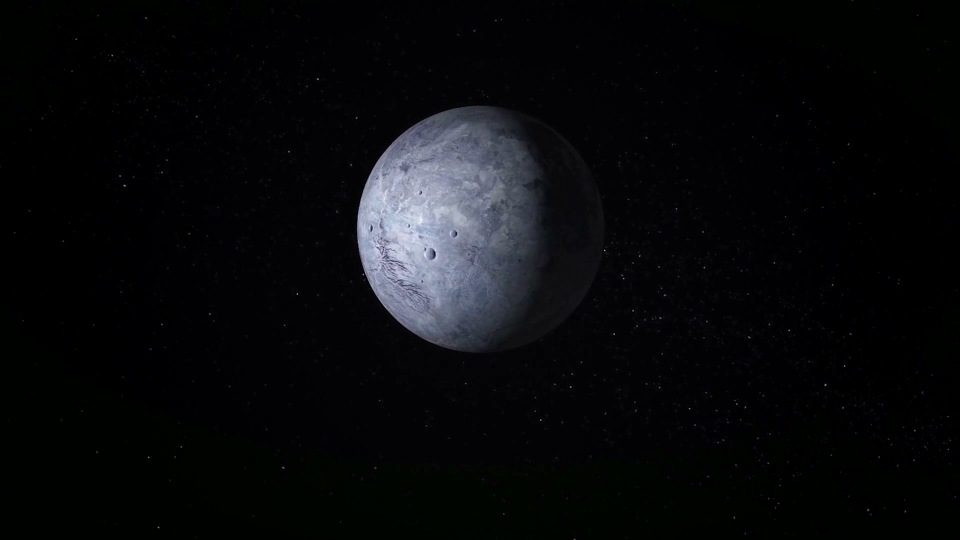
#> input picture build2/smoke-test/hero.jpg, 1920 x 1080 px (shown at 1/2 size)
$ python -i thumbnail.py   (imports and definitions only)
#> lines starting #> are read from the running program, lines starting #| are printed output that depends on the picture
"""Miniatura con la plantilla de Éter.

Medido sobre las cuatro miniaturas publicadas (PROHIBIDO, DIFÍCIL, IMPOSIBLE,
INEXPLICABLE), la plantilla es:

  Imagen a sangre        Ocupa el fotograma entero. NO hay banda negra a la
                         izquierda: el texto se superpone al motivo. La imagen
                         ya es oscura y cae a negro por los bordes, y ese
                         viñeteado es lo que deja respirar a la tipografía.

  Una sola palabra       Mayúsculas, condensada muy pesada, blanco puro con un
                         halo suave. Ocupa entre el 64 % y el 74 % del ancho y
                         entre el 23 % y el 41 % del alto.

  Colocación             Centro vertical en torno al 47 %. En horizontal, el
                         texto va DONDE NO ESTÁ EL MOTIVO: en PROHIBIDO y
                         DIFÍCIL el objeto está a la derecha y la palabra a la
                         izquierda; en INEXPLICABLE la antena está abajo a la
                         derecha. La excepción es cuando el motivo llena el
                         cuadro, como la galaxia de IMPOSIBLE: ahí se centra
                         encima. Eso lo decide `_subject_side` midiendo el
                         centro de masa del brillo.

Ese es el motivo de que aquí no se recorte ni se funda la imagen: la versión
anterior dejaba un tercio izquierdo en negro plano y se veía a la legua que no
era la misma plantilla.
"""

from __future__ import annotations

from pathlib import Path

from PIL import Image, ImageDraw, ImageEnhance, ImageFilter, ImageFont

from . import config
from .util import download, log

W, H = 1280, 720

# Proporciones medidas sobre las miniaturas reales del canal.
TEXT_MAX_WIDTH = 0.86      # tope de ancho antes de reducir el cuerpo
TEXT_HEIGHT = 0.30         # altura objetivo de la caja de texto
TEXT_CENTER_Y = 0.47       # centro vertical
TEXT_MARGIN = 0.042        # margen izquierdo de las palabras cortas
CENTER_ABOVE = 0.62        # por encima de este ancho, se centra

FONT_DIR = config.BRAND_DIR / "fonts"
FONT_FILE = FONT_DIR / "Anton-Regular.ttf"
FONT_URL = "https://github.com/google/fonts/raw/main/ofl/anton/Anton-Regular.ttf"


# [19 lines left out: functions _font, build, not called in this run]


def _background(hero: Path | None) -> Image.Image:
    """La imagen a sangre, oscurecida y viñeteada para que el texto lea."""
#> called with hero = '../build2/smoke-test/hero.jpg'
    if not hero or not Path(hero).exists():
        return Image.new("RGB", (W, H), (4, 6, 12))

    img = Image.open(hero).convert("RGB")
#> img is the input picture: PIL image 1920x1080 RGB; mean R, G, B 9, 10, 11.8

    # Encuadre de cobertura: llenar 16:9 recortando el sobrante.
    ratio = max(W / img.width, H / img.height)
    img = img.resize((max(int(img.width * ratio), W), max(int(img.height * ratio), H)),
                     Image.LANCZOS)
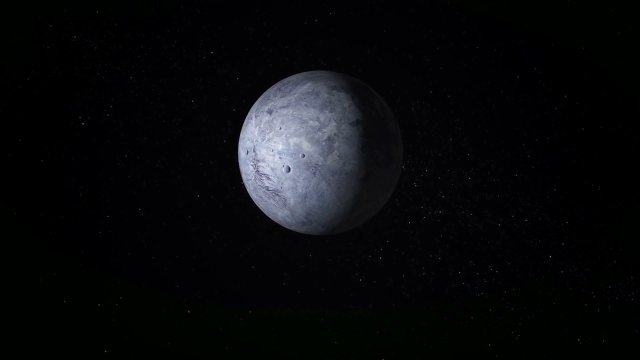
#> img: PIL image 1280x720 RGB (shown at 1/2 size); mean R, G, B 9, 10, 11.8
    left = max((img.width - W) // 2, 0)
    top = max((img.height - H) // 2, 0)
    img = img.crop((left, top, left + W, top + H))

    # El material de archivo suele venir más claro y más plano que los renders
    # del canal. Un punto de contraste y algo menos de luz lo acercan.
    img = ImageEnhance.Contrast(img).enhance(1.18)
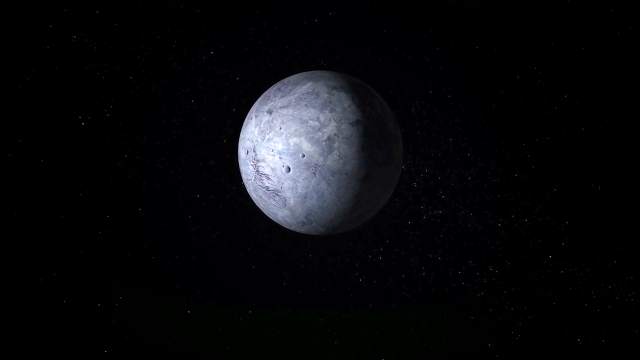
#> img: PIL image 1280x720 RGB (shown at 1/2 size); mean R, G, B 9.5, 10.1, 12.4
    img = ImageEnhance.Brightness(img).enhance(0.82)
    img = ImageEnhance.Color(img).enhance(1.10)

    return Image.composite(img, Image.new("RGB", (W, H), (0, 0, 0)), _vignette())


def _vignette() -> Image.Image:
    """Máscara radial: opaca en el centro, negra en los bordes."""
    mask = Image.new("L", (W, H), 0)
#> mask: PIL image 1280x720 L; every value is 0
    draw = ImageDraw.Draw(mask)
    # Una elipse generosa desenfocada da una caída suave y sin bandas.
    draw.ellipse(
        (-int(W * 0.16), -int(H * 0.24), int(W * 1.16), int(H * 1.24)),
        fill=255,
    )
    return mask.filter(ImageFilter.GaussianBlur(int(W * 0.10)))
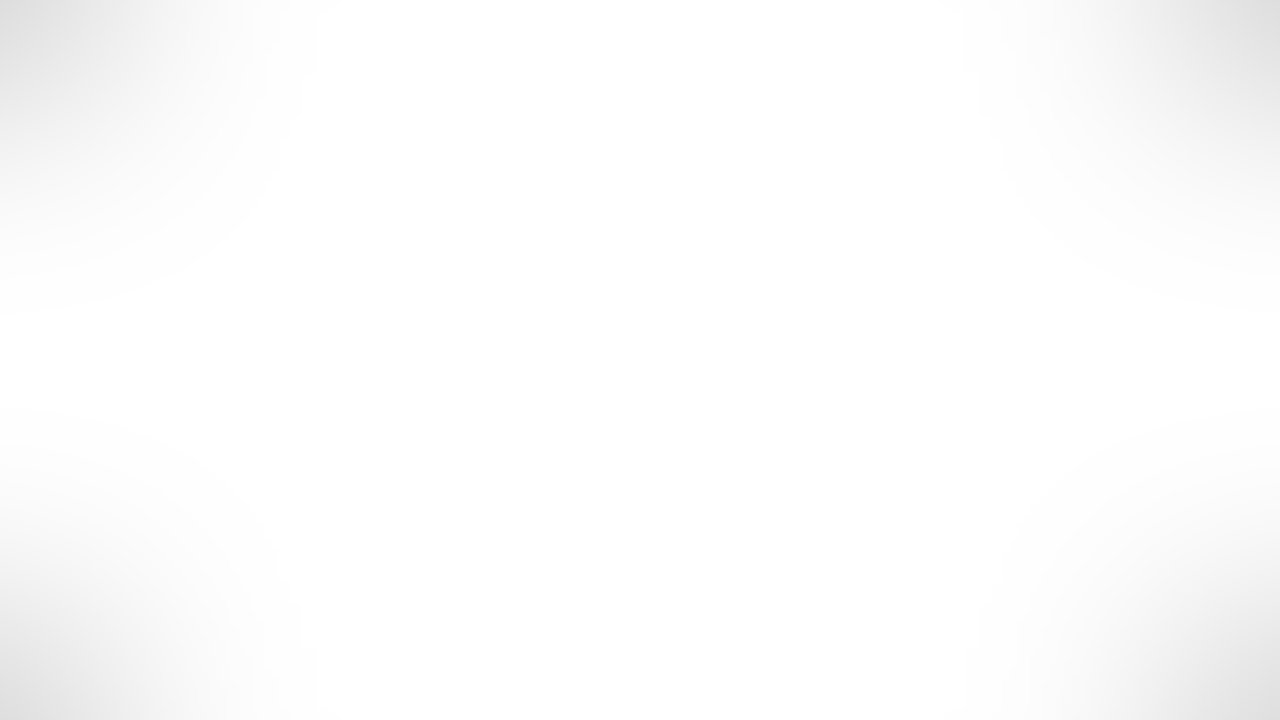
#> returned value: PIL image 1280x720 L; min 221, max 255, mean 252.5


# [15 lines left out: function _fit, not called in this run]


# Umbrales del centro de masa del brillo, calibrados sobre las cuatro
# miniaturas publicadas: PROHIBIDO 0,576, DIFÍCIL 0,666 e INEXPLICABLE 0,568
# llevan el texto a la izquierda; IMPOSIBLE, con 0,509, va centrado.
SIDE_THRESHOLD = 0.54


# [77 lines left out: functions _subject_side, _draw_word, hero_frame, not called in this run]

>>> result = _background('../build2/smoke-test/hero.jpg')

$ run again, on build2/smoke-test/miniatura.jpg
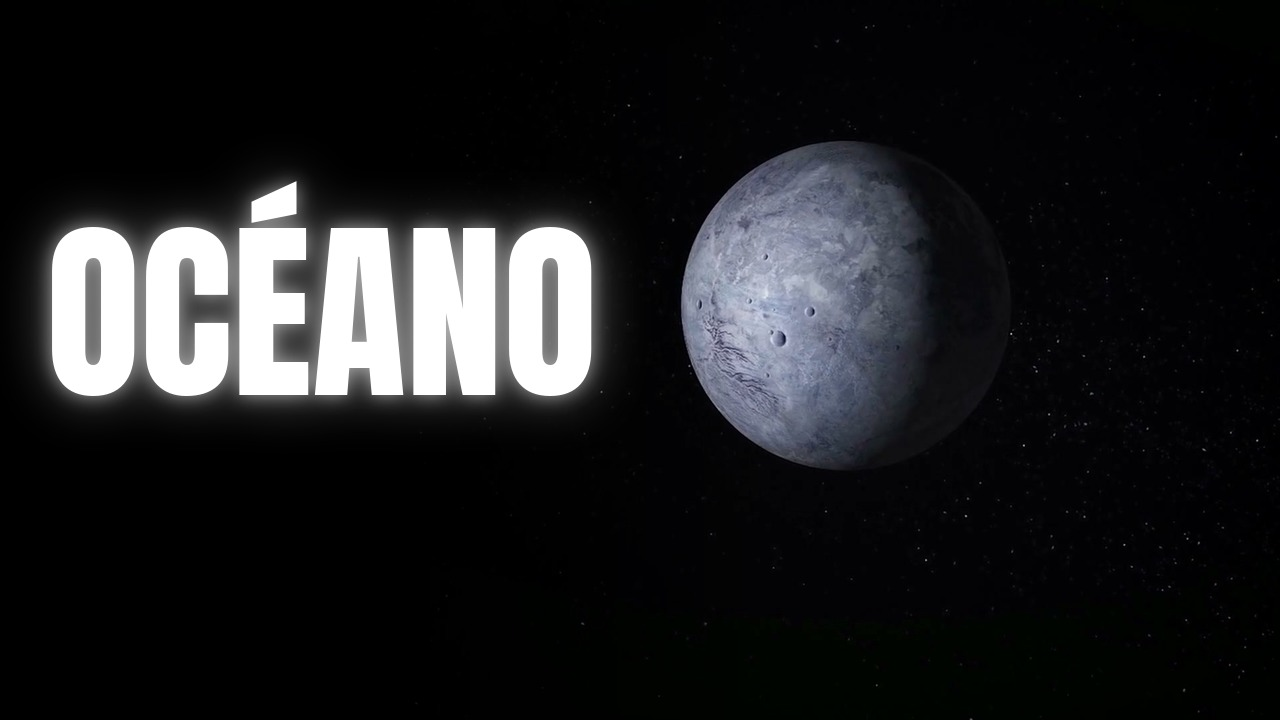
#> input picture build2/smoke-test/miniatura.jpg, 1280 x 720 px
#> in _background, img is the input picture: PIL image 1280x720 RGB; mean R, G, B 31, 31.6, 33.2
#> in _background, `img = ImageEnhance.Contrast(img).enhance(1.18)`:
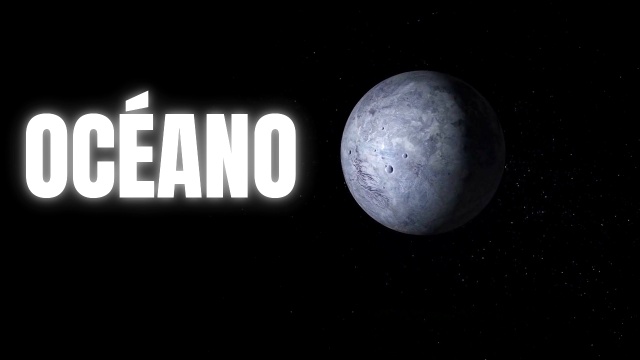
#> img: PIL image 1280x720 RGB (shown at 1/2 size); mean R, G, B 31.1, 31.5, 33.1
#> in _background, `img = ImageEnhance.Brightness(img).enhance(0.82)`:
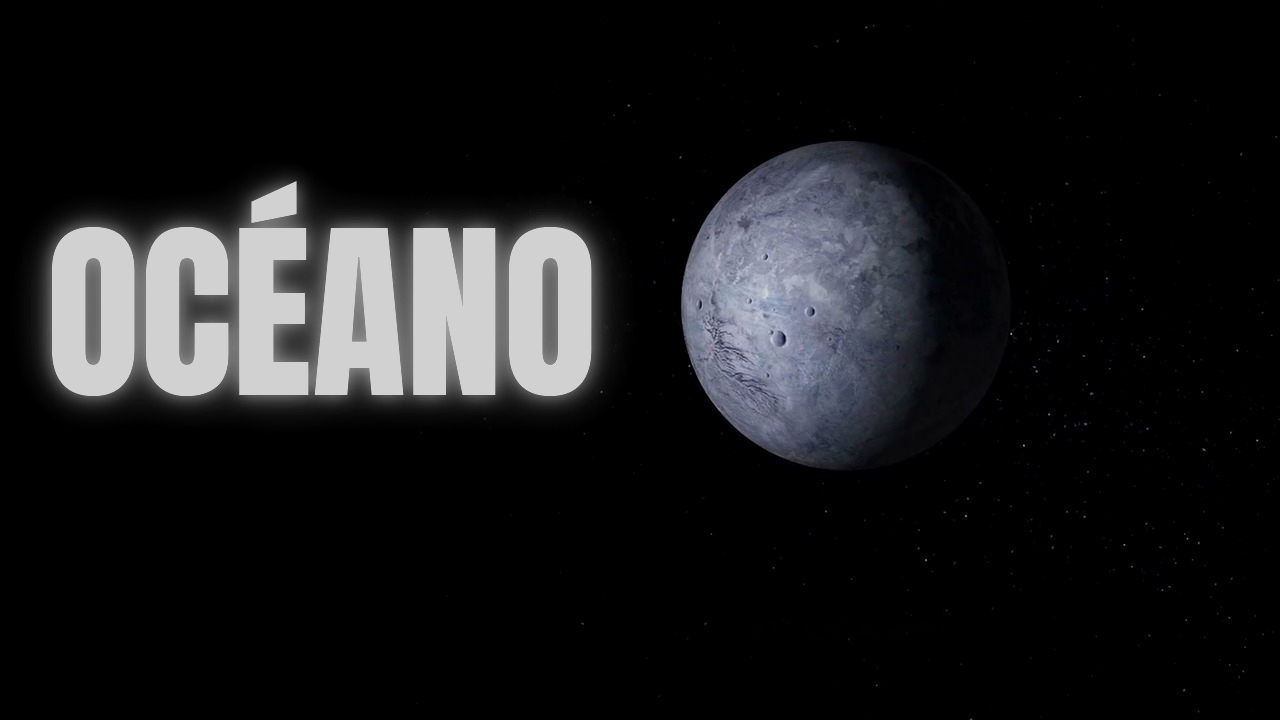
#> img: PIL image 1280x720 RGB; mean R, G, B 25.4, 25.7, 27
#> mask: PIL image 1280x720 L; every value is 0

$ run again, on build2/smoke-test/r1.png
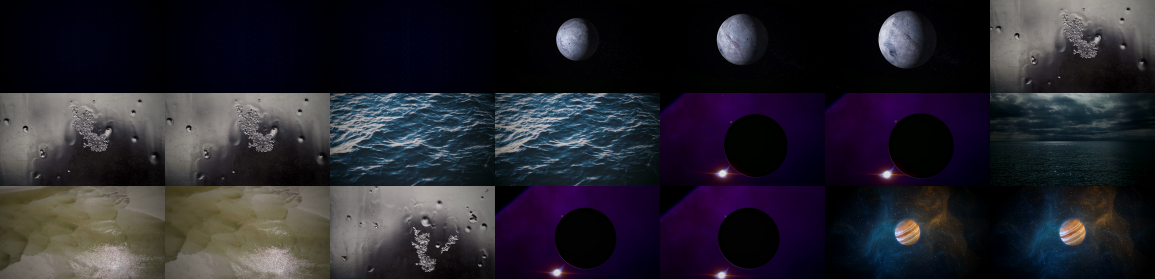
#> input picture build2/smoke-test/r1.png, 2310 x 558 px (shown at 1/2 size)
#> in _background, img is the input picture: PIL image 2310x558 RGB; mean R, G, B 38.9, 37.1, 45.3
#> in _background, `img = img.crop((left, top, left + W, top + H))`:
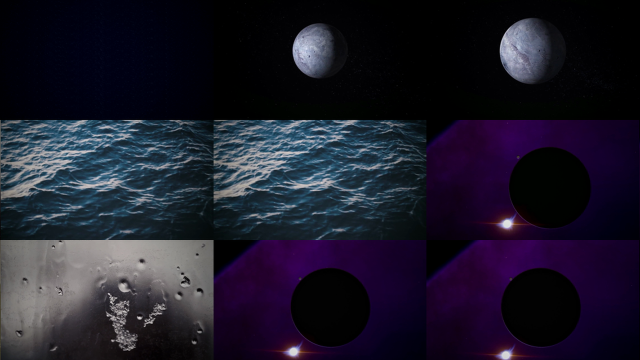
#> img: PIL image 1280x720 RGB (shown at 1/2 size); mean R, G, B 29.3, 26.9, 42.3
#> in _background, `img = ImageEnhance.Contrast(img).enhance(1.18)`:
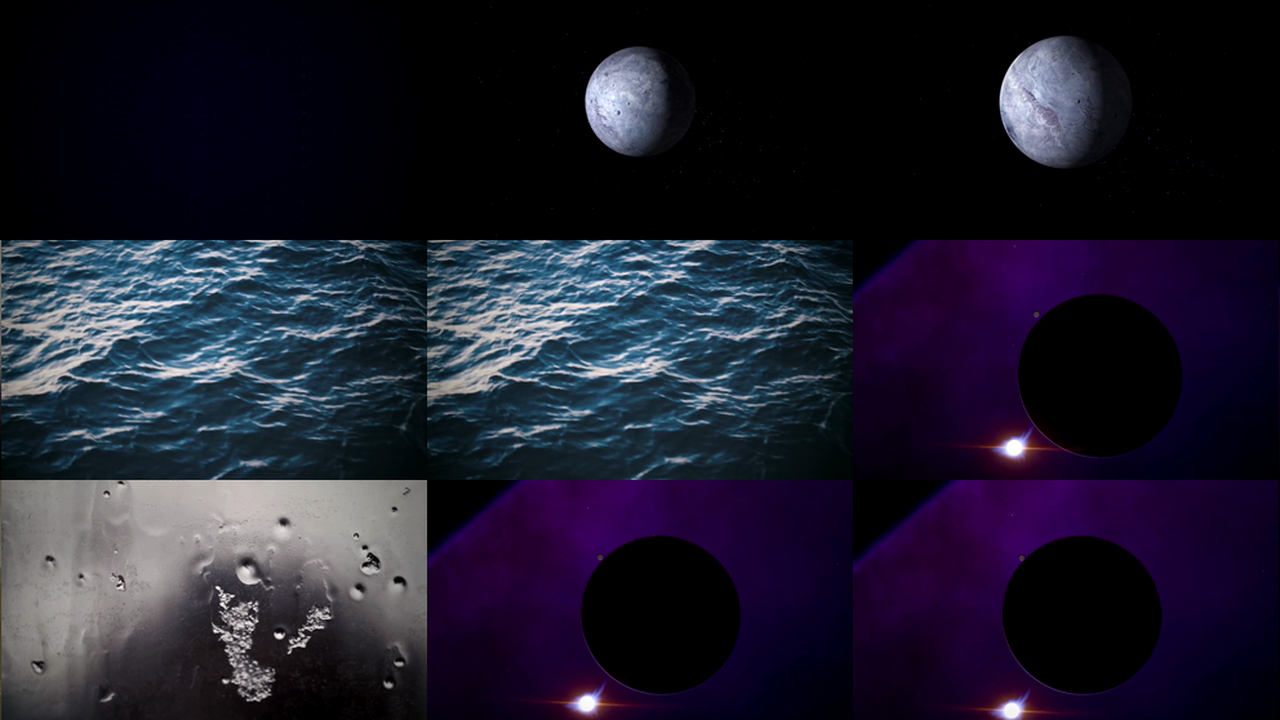
#> img: PIL image 1280x720 RGB; mean R, G, B 30.9, 29.3, 45.3
#> mask: PIL image 1280x720 L; every value is 0
